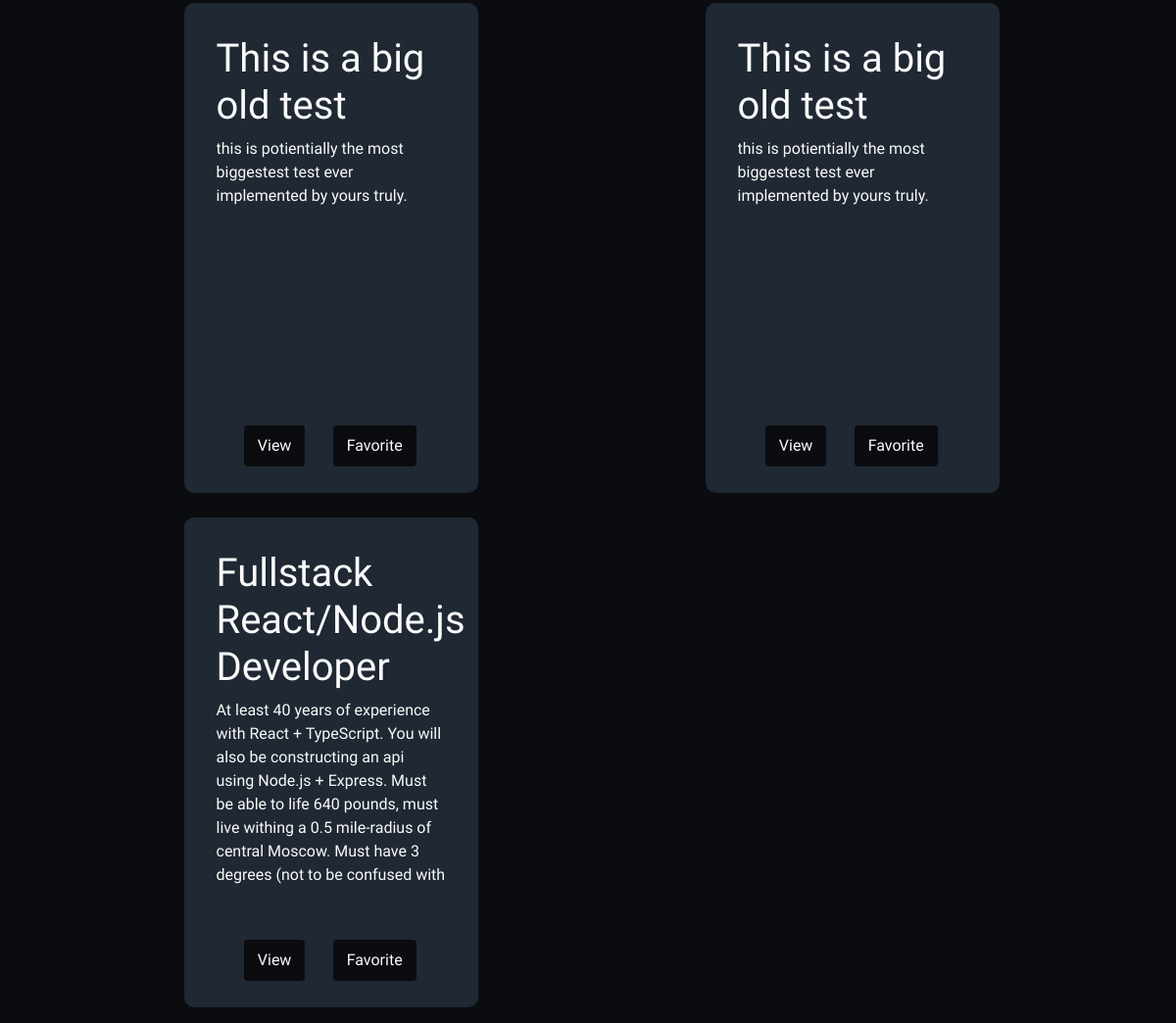
/search/ (lower part), run on an earlier commit of the app's database.
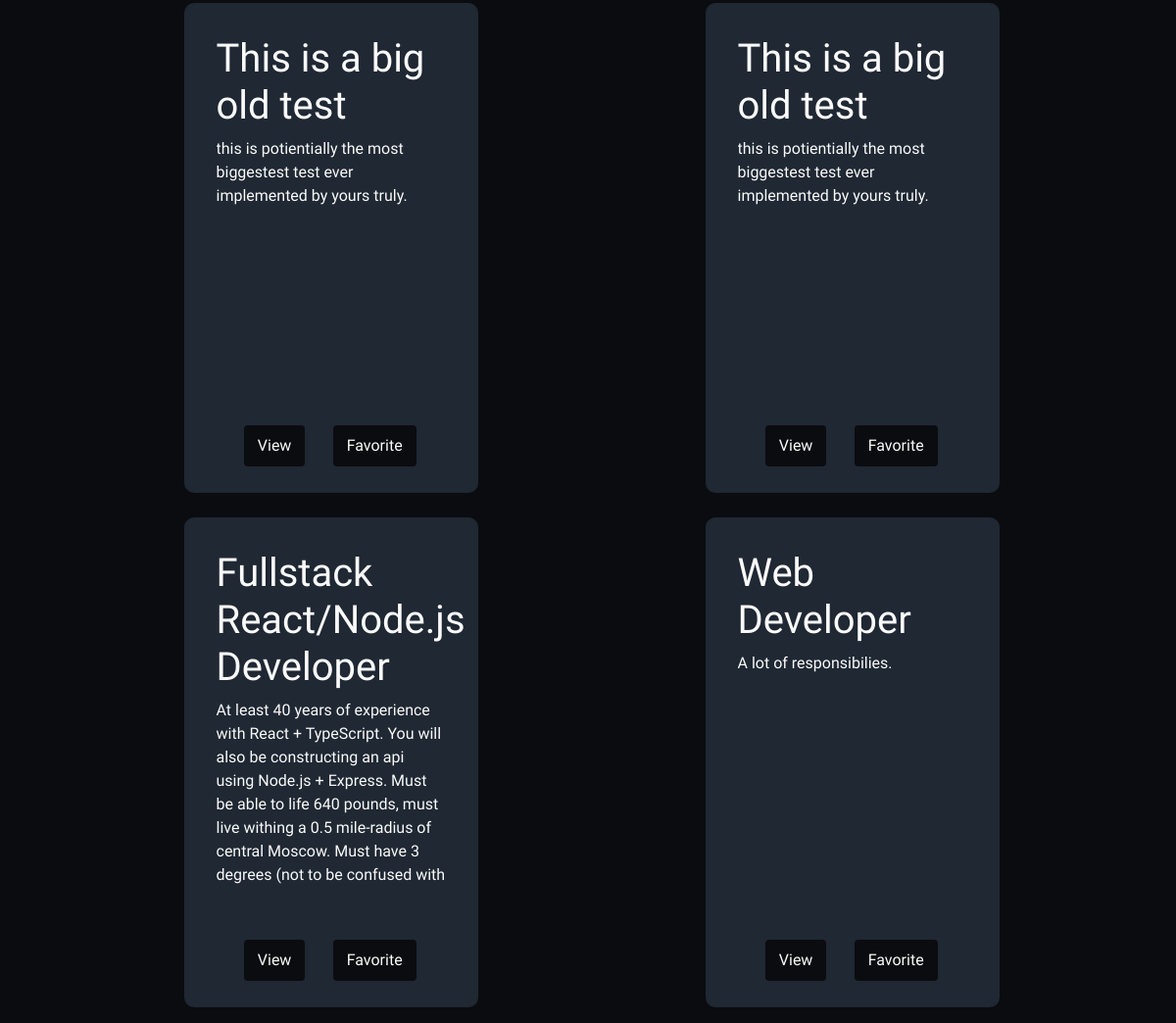
And on a later commit of the database.
### job/models.py (models this page shows)
class Listing(models.Model):
    user = models.ForeignKey(User, on_delete=models.CASCADE, related_name="listing_user", default=0)
    applicants = models.ManyToManyField(User, symmetrical=False, related_name="listing_applicants")
    accepted_apps = models.ManyToManyField(User, symmetrical=False, related_name="progress")
    interviewing_apps = models.ManyToManyField(User, symmetrical=False, related_name="interviewing")
    offer_extended_apps = models.ManyToManyField(User, symmetrical=False, related_name="offered")
    hired_apps = models.ManyToManyField(User, symmetrical=False, related_name="hired")
    denied_apps = models.ManyToManyField(User, symmetrical=False, related_name="denied")
    favorited_by = models.ManyToManyField(User, symmetrical=False, related_name="favorited_by")
    title = models.CharField(max_length=300)
    description = models.TextField(max_length=1500)
    location = models.CharField(max_length=150)
    job_type = models.CharField(choices=JOB_TYPE, max_length=1)
    category = models.CharField(choices=CATEGORY_TYPE, max_length=1, blank=True)
    compensation = models.CharField(choices=SALARY_TYPE, max_length=2)
    post_date = models.DateField(default=datetime.now().strftime("%Y-%m-%d"))
    is_open = models.BooleanField(default=True)
    def __str__(self):
        return self.title

### job/views.py (the view)
# urls.py: path("search/", job_views.search_view),
def search_view(request):
    template = 'search.html'
    keywords = request.GET.get('query', '')
    print(keywords)
    results = searchAlgo(keywords)
    context = {
        'results': results,
        'keywords': keywords,
    }
    return render(request, 'search.html', context)

### job/helpers.py (called while the page is built)
def searchAlgo(q):
    q_set = []
    keywords = q.lower()
    for listing in Listing.objects.all():
        title = listing.title.lower()
        if title.find(keywords) != -1:
            print(listing, "match")
            q_set.append(listing)
    print(q_set)
    return q_set

### templates/search.html (shortened to what this page needs)
{% extends 'base_template.html' %}{% block content %}
<br />
<div class="search__container" style="padding-left: 7px; color:white;">
  <div class="search-noads__container">
    {% for listing in results %}
    <div class="search-listing__container" style="color:white;">
      <h1>{{listing.title}}</h1>
      <p>{{listing.description}}</p>
      <div class="search-footer__container">
        <button id="search-footer__button">
          <a href="/listing/{{listing.id}}/">View</a>
        </button>
        <button id="search-footer__button">
          <a href="/favorite/{{listing.id}}/">{% if not favorite %}Favorite{% else %}Unfavorite{% endif %}</a>
        </button>
      </div>
    </div>
    {% endfor %}
  </div>
</div>
{% endblock %}

What changed in the data, as far as the page shows it:
added Listing: title "Web Developer", description "A lot of responsibilies."
